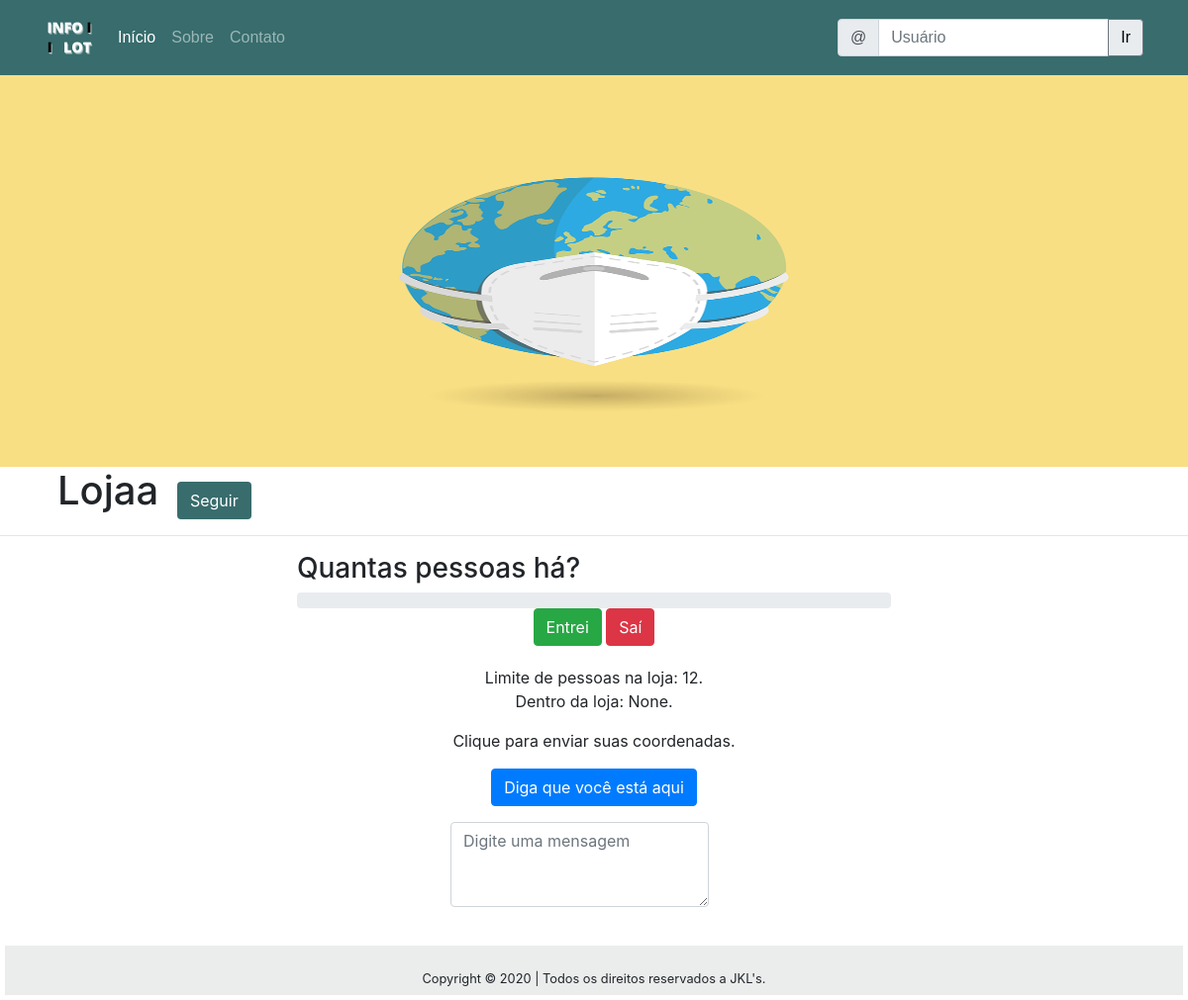
Before: /feed/1 with the older database file.
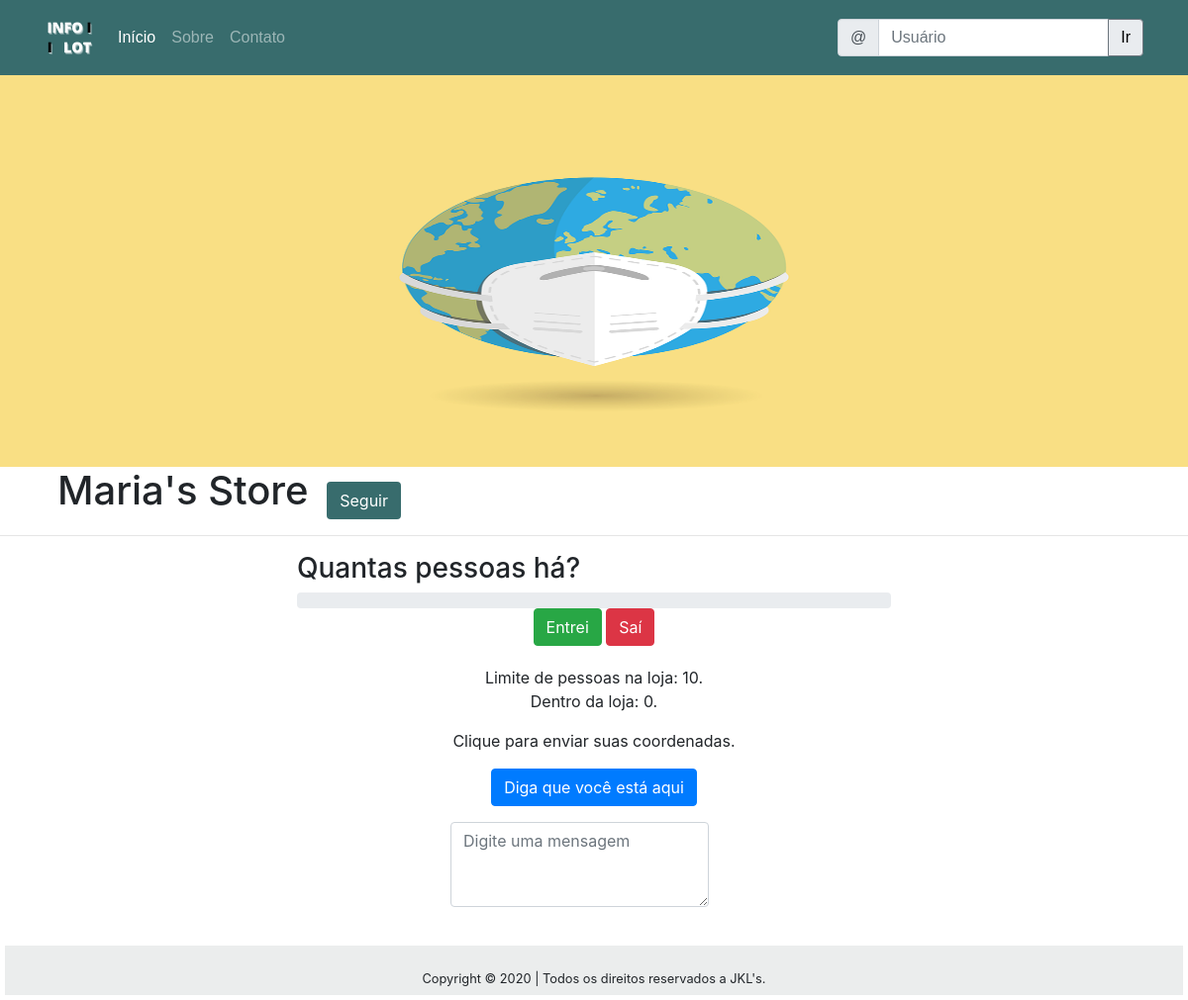
After: the same page with the newer database file.
### rede_social/entidades.py (models this page shows)
class Loja(db.Model):
    id = db.Column(db.Integer, primary_key=True)
    nomeLoja = db.Column(db.String(100), unique=True, nullable=False)
    emailLoja = db.Column(db.String(100), unique=True, nullable=False)
    limite = db.Column(db.Integer, nullable=False)
    cnpj = db.Column(db.String(100), unique=True, nullable=False)
    latitude = db.Column(db.String(100), unique=True, nullable=False)
    longitude = db.Column(db.String(100), unique=True, nullable=False)
    area = db.Column(db.String(100), nullable=False)
    ocupacaoDaLoja = db.Column(db.Integer)
    senhaLoja = db.Column(db.String(100), nullable=False)

### rede_social/routes.py (the view)
@app.route('/feed/<int:id>')
def feed_loja(id):
    qualLoja = Loja.query.get(id)
    return render_template('feed.html',
                            nome = qualLoja.nomeLoja,
                            limite = qualLoja.limite,
                            id = id,
                            ContaUm = qualLoja.ocupacaoDaLoja
                            )

### rede_social/templates/feed.html (shortened to what this page needs)
{% extends "layout.html" %}
{% block conteudo %}
    <div>
        <img src="../static/img/mundo-mask.png" class="banner" alt="" /><br>
    </div>
    <div>
        <h1 class="p-2 bd-highlight"> {{nome}} </h1>
        <button class="botao btn">Seguir</button>
    </div><hr>
    <div class="progresso-title">
        <h3>Quantas pessoas há?</h3>
    </div>
    <div class="progress progresso text-center">
</div>
<div class="text-center">
    <button class="btn btn-success" onclick="aumenta()">Entrei</button>
    <button class="btn btn-danger" onclick="diminui()">Saí</button>
</div>
    <div class="contador-pessoas text-center">
        Limite de pessoas na loja: {{limite}}.
        <p id="situacao">Dentro da loja: {{ContaUm}}.</p>
        <p>Clique para enviar suas coordenadas.</p>
        <form action="/checking" method="POST">
            <input type="submit" value="Diga que você está aqui" name="check" class="btn btn-primary">
        </form>
    <div class="area-texto">
        <textarea class="form-control" id="exampleFormControlTextarea1" rows="3" placeholder="Digite uma mensagem"></textarea>
    </div>
{% endblock %}

### rede_social/templates/layout.html (shortened to what this page needs)
<!doctype html>
<html lang="pt-br">
  <head>
    <link rel="stylesheet" href="/static/css/bootstrap.min.css">
  </head>
  <header>
    <nav class="navbar fixed-top navbar-expand-lg navbar-dark">
        <div class="container">
  <div class="collapse navbar-collapse" id="navbarTogglerDemo01">
    <a class="navbar-brand" href="{{ url_for('homepage') }}"><img src="../static/img/Design sem nome (1).png" width="50" height="50"></a>
    <ul class="navbar-nav mr-auto mt-2 mt-lg-0">
      <li class="nav-item active">
        <a class="nav-link" href="{{ url_for('homepage') }}">Início <span class="sr-only">(current)</span></a>
      </li>
      <li class="nav-item">
        <a class="nav-link" href="{{ url_for('aboutpage') }}">Sobre</a>
      </li>
      <li class="nav-item">
        <a class="nav-link" href="{{ url_for('contactpage') }}">Contato</a>
      </li>
    </ul>
    <form class="form-inline  my-2 my-lg-0" method="get"
            action="{{ url_for('buscar') }}">
    <div class="input-group">
      <div class="input-group-prepend">
        <span class="input-group-text" id="basic-addon1">@</span>
      </div>
          <input type="text" name="search" class="form-control" placeholder="Usuário" aria-label="Username" aria-describedby="basic-addon1">
          <div class="input-group-append">
            <input class="btn btn-secondary botao-ir" type="submit" value="Ir"/>
            </div>
    </div>
    </form>
  </div>
        </div>
    </nav><br><br><br>
  </header>
  <body>
    <div class="content">
            {% block conteudo %} {% endblock %}
    </div>
  </body><br>
  <footer class="footer">
      <div>
          <small>Copyright &copy 2020 | Todos os direitos reservados a JKL's.</small>
      </div>
  </footer>
</html>

Changed rows visible on the page:
changed Loja: nomeLoja "Lojaa" → "Maria's Store"
Other visible differences:
{{ limite }}: "12" → "10"
{{ ContaUm }}: "None" → "0"
